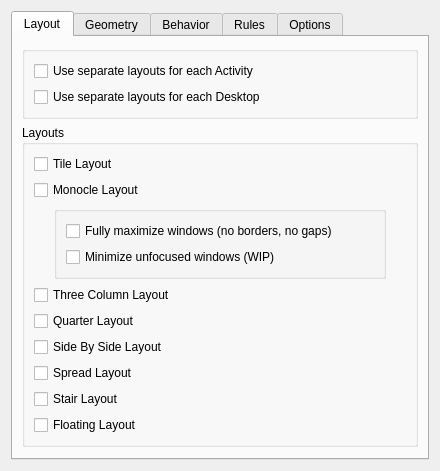
<?xml version="1.0" encoding="UTF-8"?>
<ui version="4.0">
 <class>KrohnkiteConfigForm</class>
 <widget class="QWidget" name="KrohnkiteConfigForm">
  <property name="geometry">
   <rect>
    <x>0</x>
    <y>0</y>
    <width>440</width>
    <height>450</height>
   </rect>
  </property>
  <property name="minimumSize">
   <size>
    <width>440</width>
    <height>0</height>
   </size>
  </property>
  <property name="windowTitle">
   <string>Form</string>
  </property>
  <layout class="QGridLayout" name="gridLayout">
   <item row="0" column="0">
    <widget class="QTabWidget" name="configTabs">
     <property name="currentIndex">
      <number>0</number>
     </property>
     <widget class="QWidget" name="layoutTab">
      <attribute name="title">
       <string>Layout</string>
      </attribute>
      <layout class="QVBoxLayout" name="verticalLayout_4">
       <item>
        <widget class="QGroupBox" name="groupBox_8">
         <property name="title">
          <string/>
         </property>
         <layout class="QVBoxLayout" name="verticalLayout_8">
          <item>
           <widget class="QCheckBox" name="kcfg_layoutPerActivity">
            <property name="toolTip">
             <string>Use different layouts for each activity. Can be combined with &quot;Use separate layout per Desktop&quot; option.</string>
            </property>
            <property name="text">
             <string>Use separate layouts for each Activity</string>
            </property>
           </widget>
          </item>
          <item>
           <widget class="QCheckBox" name="kcfg_layoutPerDesktop">
            <property name="toolTip">
             <string>Use different layouts for each virtual desktop. Can be combined with &quot;Use separate layout per Activity&quot; option.</string>
            </property>
            <property name="text">
             <string>Use separate layouts for each Desktop</string>
            </property>
           </widget>
          </item>
         </layout>
        </widget>
       </item>
       <item>
        <widget class="QGroupBox" name="groupBox_2">
         <property name="title">
          <string>Layouts</string>
         </property>
         <layout class="QVBoxLayout" name="verticalLayout_3">
          <item>
           <widget class="QCheckBox" name="kcfg_enableTileLayout">
            <property name="toolTip">
             <string>Enable Tile layout</string>
            </property>
            <property name="text">
             <string>Tile Layout</string>
            </property>
            <property name="tristate">
             <bool>false</bool>
            </property>
           </widget>
          </item>
          <item>
           <widget class="QCheckBox" name="kcfg_enableMonocleLayout">
            <property name="toolTip">
             <string>Enable Monocle layout</string>
            </property>
            <property name="text">
             <string>Monocle Layout</string>
            </property>
           </widget>
          </item>
          <item>
           <layout class="QVBoxLayout" name="monocleLayoutConfigLayout">
            <property name="leftMargin">
             <number>20</number>
            </property>
            <property name="rightMargin">
             <number>20</number>
            </property>
            <item>
             <widget class="QGroupBox" name="groupBox_10">
              <property name="title">
               <string/>
              </property>
              <layout class="QVBoxLayout" name="verticalLayout_10">
               <item>
                <widget class="QCheckBox" name="kcfg_monocleMaximize">
                 <property name="toolTip">
                  <string>All windows will be maximized in Monocle layout</string>
                 </property>
                 <property name="text">
                  <string>Fully maximize windows (no borders, no gaps)</string>
                 </property>
                </widget>
               </item>
               <item>
                <widget class="QCheckBox" name="kcfg_monocleMinimizeRest">
                 <property name="text">
                  <string>Minimize unfocused windows (WIP)</string>
                 </property>
                </widget>
               </item>
              </layout>
             </widget>
            </item>
           </layout>
          </item>
          <item>
           <widget class="QCheckBox" name="kcfg_enableThreeColumnLayout">
            <property name="toolTip">
             <string>Enable Three Column layout</string>
            </property>
            <property name="text">
             <string>Three Column Layout</string>
            </property>
           </widget>
          </item>
          <item>
           <widget class="QCheckBox" name="kcfg_enableQuarterLayout">
            <property name="toolTip">
             <string>Enable Quarter layout</string>
            </property>
            <property name="text">
             <string>Quarter Layout</string>
            </property>
           </widget>
          </item>
          <item>
           <widget class="QCheckBox" name="kcfg_enableSBSLayout">
            <property name="toolTip">
             <string>Enable Side By Side layout</string>
            </property>
            <property name="text">
             <string>Side By Side Layout</string>
            </property>
           </widget>
          </item>
          <item>
           <widget class="QCheckBox" name="kcfg_enableSpreadLayout">
            <property name="toolTip">
             <string>Enable Spread layout</string>
            </property>
            <property name="text">
             <string>Spread Layout</string>
            </property>
           </widget>
          </item>
          <item>
           <widget class="QCheckBox" name="kcfg_enableStairLayout">
            <property name="toolTip">
             <string>Enable Stair layout</string>
            </property>
            <property name="text">
             <string>Stair Layout</string>
            </property>
           </widget>
          </item>
          <item>
           <widget class="QCheckBox" name="kcfg_enableFloatingLayout">
            <property name="text">
             <string>Floating Layout</string>
            </property>
           </widget>
          </item>
         </layout>
        </widget>
       </item>
       <item>
        <spacer name="verticalSpacer_2">
         <property name="orientation">
          <enum>Qt::Vertical</enum>
         </property>
         <property name="sizeHint" stdset="0">
          <size>
           <width>20</width>
           <height>40</height>
          </size>
         </property>
        </spacer>
       </item>
      </layout>
     </widget>
     <widget class="QWidget" name="geometryTab">
      <attribute name="title">
       <string>Geometry</string>
      </attribute>
      <layout class="QVBoxLayout" name="verticalLayout_5">
       <item>
        <widget class="QGroupBox" name="groupBox">
         <property name="title">
          <string>Screen Gaps (pixels)</string>
         </property>
         <layout class="QGridLayout" name="gridLayout_3">
          <item row="2" column="3">
           <widget class="QSpinBox" name="kcfg_screenGapTop">
            <property name="maximum">
             <number>999</number>
            </property>
           </widget>
          </item>
          <item row="4" column="0">
           <widget class="QSpinBox" name="kcfg_screenGapLeft">
            <property name="maximum">
             <number>999</number>
            </property>
           </widget>
          </item>
          <item row="4" column="4">
           <widget class="QSpinBox" name="kcfg_screenGapRight">
            <property name="maximum">
             <number>999</number>
            </property>
           </widget>
          </item>
          <item row="0" column="3">
           <widget class="QLabel" name="screenGapTop">
            <property name="text">
             <string>Top</string>
            </property>
            <property name="alignment">
             <set>Qt::AlignCenter</set>
            </property>
           </widget>
          </item>
          <item row="6" column="3">
           <widget class="QSpinBox" name="kcfg_screenGapBottom">
            <property name="maximum">
             <number>999</number>
            </property>
           </widget>
          </item>
          <item row="5" column="3">
           <widget class="QLabel" name="screenGapBottom">
            <property name="text">
             <string>Bottom</string>
            </property>
            <property name="alignment">
             <set>Qt::AlignCenter</set>
            </property>
           </widget>
          </item>
          <item row="3" column="0">
           <widget class="QLabel" name="screenGapLeft">
            <property name="text">
             <string>Left</string>
            </property>
            <property name="alignment">
             <set>Qt::AlignCenter</set>
            </property>
           </widget>
          </item>
          <item row="3" column="4">
           <widget class="QLabel" name="screenGapRight">
            <property name="text">
             <string>Right</string>
            </property>
            <property name="alignment">
             <set>Qt::AlignCenter</set>
            </property>
           </widget>
          </item>
         </layout>
        </widget>
       </item>
       <item>
        <widget class="QGroupBox" name="groupBox_9">
         <property name="title">
          <string>Maximum Tile Width</string>
         </property>
         <layout class="QGridLayout" name="gridLayout_8">
          <item row="0" column="0">
           <widget class="QCheckBox" name="kcfg_limitTileWidth">
            <property name="text">
             <string>Limit the width of tiled windows</string>
            </property>
           </widget>
          </item>
          <item row="1" column="0">
           <layout class="QHBoxLayout" name="horizontalLayout_2">
            <item>
             <widget class="QLabel" name="limitTileWidthRatioLabel">
              <property name="sizePolicy">
               <sizepolicy hsizetype="Maximum" vsizetype="Preferred">
                <horstretch>0</horstretch>
                <verstretch>0</verstretch>
               </sizepolicy>
              </property>
              <property name="text">
               <string>Ratio of the max width to screen height </string>
              </property>
             </widget>
            </item>
            <item>
             <widget class="QDoubleSpinBox" name="kcfg_limitTileWidthRatio"/>
            </item>
           </layout>
          </item>
         </layout>
        </widget>
       </item>
       <item>
        <layout class="QHBoxLayout" name="horizontalLayout">
         <item>
          <widget class="QLabel" name="tileGapLabel">
           <property name="text">
            <string>Gaps between tiles (pixels)</string>
           </property>
          </widget>
         </item>
         <item>
          <widget class="QSpinBox" name="kcfg_tileLayoutGap">
           <property name="maximum">
            <number>9999</number>
           </property>
          </widget>
         </item>
        </layout>
       </item>
       <item>
        <spacer name="verticalSpacer">
         <property name="orientation">
          <enum>Qt::Vertical</enum>
         </property>
         <property name="sizeHint" stdset="0">
          <size>
           <width>20</width>
           <height>40</height>
          </size>
         </property>
        </spacer>
       </item>
      </layout>
     </widget>
     <widget class="QWidget" name="behaviorTab">
      <attribute name="title">
       <string>Behavior</string>
      </attribute>
      <layout class="QVBoxLayout" name="verticalLayout_6">
       <item>
        <widget class="QGroupBox" name="groupBox_4">
         <property name="title">
          <string>Layout Adjustment</string>
         </property>
         <layout class="QVBoxLayout" name="verticalLayout_7">
          <item>
           <widget class="QCheckBox" name="kcfg_adjustLayout">
            <property name="toolTip">
             <string>Resizing window will cause layout to be adjusted. The actual behaviour might differ based on layout in use.</string>
            </property>
            <property name="text">
             <string>Adjust layout by resizing windows</string>
            </property>
           </widget>
          </item>
          <item>
           <widget class="QCheckBox" name="kcfg_adjustLayoutLive">
            <property name="toolTip">
             <string>If enabled, resizing window will immediately adjust layout. If disabled, layout will be adjusted *after* window resizing is over.</string>
            </property>
            <property name="text">
             <string>Adjust layout in realtime as window is being resized</string>
            </property>
           </widget>
          </item>
         </layout>
        </widget>
       </item>
       <item>
        <widget class="QGroupBox" name="groupBox_3">
         <property name="font">
          <font>
           <weight>50</weight>
           <bold>false</bold>
          </font>
         </property>
         <property name="title">
          <string>Directional Keys Behaviors</string>
         </property>
         <layout class="QGridLayout" name="gridLayout_4">
          <item row="0" column="1">
           <widget class="QLabel" name="label_2">
            <property name="font">
             <font>
              <weight>50</weight>
              <italic>false</italic>
              <bold>false</bold>
              <underline>true</underline>
             </font>
            </property>
            <property name="text">
             <string>Up</string>
            </property>
            <property name="alignment">
             <set>Qt::AlignCenter</set>
            </property>
           </widget>
          </item>
          <item row="2" column="0">
           <widget class="QRadioButton" name="kcfg_directionalKeyFocus">
            <property name="sizePolicy">
             <sizepolicy hsizetype="Maximum" vsizetype="Fixed">
              <horstretch>0</horstretch>
              <verstretch>0</verstretch>
             </sizepolicy>
            </property>
            <property name="font">
             <font>
              <weight>75</weight>
              <bold>true</bold>
             </font>
            </property>
            <property name="text">
             <string>Directional</string>
            </property>
            <attribute name="buttonGroup">
             <string notr="true">directionalKeyButtonGroup</string>
            </attribute>
           </widget>
          </item>
          <item row="1" column="0">
           <widget class="QRadioButton" name="kcfg_directionalKeyDwm">
            <property name="sizePolicy">
             <sizepolicy hsizetype="Maximum" vsizetype="Fixed">
              <horstretch>0</horstretch>
              <verstretch>0</verstretch>
             </sizepolicy>
            </property>
            <property name="font">
             <font>
              <weight>75</weight>
              <bold>true</bold>
             </font>
            </property>
            <property name="text">
             <string>DWM style</string>
            </property>
            <attribute name="buttonGroup">
             <string notr="true">directionalKeyButtonGroup</string>
            </attribute>
           </widget>
          </item>
          <item row="0" column="3">
           <widget class="QLabel" name="label_4">
            <property name="font">
             <font>
              <weight>50</weight>
              <italic>false</italic>
              <bold>false</bold>
              <underline>true</underline>
             </font>
            </property>
            <property name="text">
             <string>Left</string>
            </property>
            <property name="alignment">
             <set>Qt::AlignCenter</set>
            </property>
           </widget>
          </item>
          <item row="1" column="1">
           <widget class="QLabel" name="label">
            <property name="text">
             <string>Focus Next</string>
            </property>
            <property name="alignment">
             <set>Qt::AlignCenter</set>
            </property>
           </widget>
          </item>
          <item row="0" column="2">
           <widget class="QLabel" name="label_3">
            <property name="font">
             <font>
              <weight>50</weight>
              <italic>false</italic>
              <bold>false</bold>
              <underline>true</underline>
             </font>
            </property>
            <property name="text">
             <string>Down</string>
            </property>
            <property name="alignment">
             <set>Qt::AlignCenter</set>
            </property>
           </widget>
          </item>
          <item row="0" column="4">
           <widget class="QLabel" name="label_5">
            <property name="font">
             <font>
              <weight>50</weight>
              <italic>false</italic>
              <bold>false</bold>
              <underline>true</underline>
             </font>
            </property>
            <property name="text">
             <string>Right</string>
            </property>
            <property name="alignment">
             <set>Qt::AlignCenter</set>
            </property>
           </widget>
          </item>
          <item row="1" column="2">
           <widget class="QLabel" name="label_6">
            <property name="text">
             <string>Focus Prev</string>
            </property>
            <property name="alignment">
             <set>Qt::AlignCenter</set>
            </property>
           </widget>
          </item>
          <item row="1" column="3">
           <widget class="QLabel" name="label_7">
            <property name="text">
             <string>Adjust Layout</string>
            </property>
            <property name="alignment">
             <set>Qt::AlignCenter</set>
            </property>
           </widget>
          </item>
          <item row="1" column="4">
           <widget class="QLabel" name="label_8">
            <property name="text">
             <string>Adjust Layout</string>
            </property>
            <property name="alignment">
             <set>Qt::AlignCenter</set>
            </property>
           </widget>
          </item>
          <item row="2" column="1">
           <widget class="QLabel" name="label_9">
            <property name="text">
             <string>Focus Up</string>
            </property>
            <property name="alignment">
             <set>Qt::AlignCenter</set>
            </property>
           </widget>
          </item>
          <item row="2" column="2">
           <widget class="QLabel" name="label_10">
            <property name="text">
             <string>Focus Down</string>
            </property>
            <property name="alignment">
             <set>Qt::AlignCenter</set>
            </property>
           </widget>
          </item>
          <item row="2" column="3">
           <widget class="QLabel" name="label_11">
            <property name="text">
             <string>Focus Left</string>
            </property>
            <property name="alignment">
             <set>Qt::AlignCenter</set>
            </property>
           </widget>
          </item>
          <item row="2" column="4">
           <widget class="QLabel" name="label_12">
            <property name="text">
             <string>Focus Right</string>
            </property>
            <property name="alignment">
             <set>Qt::AlignCenter</set>
            </property>
           </widget>
          </item>
         </layout>
        </widget>
       </item>
       <item>
        <spacer name="verticalSpacer_3">
         <property name="orientation">
          <enum>Qt::Vertical</enum>
         </property>
         <property name="sizeHint" stdset="0">
          <size>
           <width>20</width>
           <height>40</height>
          </size>
         </property>
        </spacer>
       </item>
      </layout>
     </widget>
     <widget class="QWidget" name="rulesTab">
      <attribute name="title">
       <string>Rules</string>
      </attribute>
      <layout class="QVBoxLayout" name="verticalLayout_2">
       <item>
        <widget class="QGroupBox" name="groupBox_5">
         <property name="title">
          <string>Ignore Windows</string>
         </property>
         <layout class="QGridLayout" name="gridLayout_5">
          <item row="1" column="0">
           <widget class="QLabel" name="ignoreTitleLabel">
            <property name="text">
             <string>By Title</string>
            </property>
           </widget>
          </item>
          <item row="0" column="0">
           <widget class="QLabel" name="ignoreClassLabel">
            <property name="text">
             <string>By Class</string>
            </property>
           </widget>
          </item>
          <item row="0" column="1">
           <widget class="QLineEdit" name="kcfg_ignoreClass">
            <property name="toolTip">
             <string>Comma-separated list of window classes. Matching windows will not be tiled.</string>
            </property>
           </widget>
          </item>
          <item row="1" column="1">
           <widget class="QLineEdit" name="kcfg_ignoreTitle">
            <property name="toolTip">
             <string>Comma-separated list of keywords(or substrings). Any windows with matching title will not be tiled.</string>
            </property>
           </widget>
          </item>
          <item row="2" column="0">
           <widget class="QLabel" name="ignoreRoleLabel">
            <property name="text">
             <string>By Role</string>
            </property>
           </widget>
          </item>
          <item row="2" column="1">
           <widget class="QLineEdit" name="kcfg_ignoreRole"/>
          </item>
         </layout>
        </widget>
       </item>
       <item>
        <widget class="QGroupBox" name="groupBox_6">
         <property name="title">
          <string>Float Windows</string>
         </property>
         <layout class="QGridLayout" name="gridLayout_6">
          <item row="0" column="0">
           <widget class="QLabel" name="floatingClassLabel">
            <property name="text">
             <string>By Class</string>
            </property>
           </widget>
          </item>
          <item row="0" column="1">
           <widget class="QLineEdit" name="kcfg_floatingClass">
            <property name="toolTip">
             <string>Comma-separated list of window classes. Matching windows will become float automatically.</string>
            </property>
           </widget>
          </item>
          <item row="1" column="0">
           <widget class="QLabel" name="floatingTitleLabel">
            <property name="text">
             <string>By Title</string>
            </property>
           </widget>
          </item>
          <item row="1" column="1">
           <widget class="QLineEdit" name="kcfg_floatingTitle">
            <property name="toolTip">
             <string>Comma-separated list of keywords(or substrings). Any windows with matching title will become float automatically</string>
            </property>
           </widget>
          </item>
          <item row="2" column="1">
           <widget class="QCheckBox" name="kcfg_floatUtility">
            <property name="toolTip">
             <string>This is mainly for debugging purpose, but can also be used to meet some specific requirements.</string>
            </property>
            <property name="text">
             <string>Float utility windows
(applies to window type Dialog, Splash, Utility)</string>
            </property>
            <property name="checked">
             <bool>true</bool>
            </property>
           </widget>
          </item>
         </layout>
        </widget>
       </item>
       <item>
        <widget class="QGroupBox" name="groupBox_7">
         <property name="title">
          <string>Disable Tiling</string>
         </property>
         <layout class="QGridLayout" name="gridLayout_7">
          <item row="0" column="1">
           <widget class="QLineEdit" name="kcfg_ignoreActivity">
            <property name="toolTip">
             <string>Comma-separated list of activity names. Windows in corresponding activities will not be tiled.</string>
            </property>
           </widget>
          </item>
          <item row="0" column="0">
           <widget class="QLabel" name="ignoreActivityLabel">
            <property name="text">
             <string>On Activity (name)</string>
            </property>
           </widget>
          </item>
          <item row="1" column="0">
           <widget class="QLabel" name="ignoreScreenLabel">
            <property name="text">
             <string>On Screen (number)</string>
            </property>
           </widget>
          </item>
          <item row="1" column="1">
           <widget class="QLineEdit" name="kcfg_ignoreScreen">
            <property name="toolTip">
             <string>Comma-separated list of screen numbers. Windows in corresponding screens will not be tiled.</string>
            </property>
           </widget>
          </item>
         </layout>
        </widget>
       </item>
       <item>
        <spacer name="verticalSpacer_4">
         <property name="orientation">
          <enum>Qt::Vertical</enum>
         </property>
         <property name="sizeHint" stdset="0">
          <size>
           <width>20</width>
           <height>40</height>
          </size>
         </property>
        </spacer>
       </item>
      </layout>
     </widget>
     <widget class="QWidget" name="optionsTab">
      <attribute name="title">
       <string>Options</string>
      </attribute>
      <layout class="QVBoxLayout" name="verticalLayout">
       <item>
        <widget class="QCheckBox" name="kcfg_maximizeSoleTile">
         <property name="toolTip">
          <string>&lt;p&gt;If there's only one window to be tiled, the window will be maximized with its borders removed to maximize usable screen space.&lt;/p&gt;&lt;p&gt;When using this option it's advisable to enable the &amp;quot;Allow resizing maximized windows from window edges&amp;quot; in &amp;quot;Breeze Window Decoration&amp;quot; settings, as this will often leave windows maximized, preventing borders from returning when windows are no longer sole otherwise.&lt;/p&gt;</string>
         </property>
         <property name="text">
          <string>Maximize the sole window</string>
         </property>
        </widget>
       </item>
       <item>
        <widget class="QCheckBox" name="kcfg_noTileBorder">
         <property name="toolTip">
          <string>All tiled windows will have no borders. Borders will be added back if window become float.</string>
         </property>
         <property name="text">
          <string>Remove borders of tiled windows</string>
         </property>
        </widget>
       </item>
       <item>
        <widget class="QCheckBox" name="kcfg_keepFloatAbove">
         <property name="text">
          <string>Keep floating windows above tiled windows</string>
         </property>
        </widget>
       </item>
       <item>
        <widget class="QCheckBox" name="kcfg_preventMinimize">
         <property name="text">
          <string>Prevent windows from minimizing (experimental)</string>
         </property>
        </widget>
       </item>
       <item>
        <widget class="QCheckBox" name="kcfg_preventProtrusion">
         <property name="text">
          <string>Prevent window from protruding from its screen</string>
         </property>
        </widget>
       </item>
       <item>
        <widget class="QCheckBox" name="kcfg_pollMouseXdotool">
         <property name="toolTip">
          <string>&lt;html&gt;&lt;head/&gt;&lt;body&gt;&lt;p&gt;If enabled, actual mouse position will be used for certain operations. (e.g. swapping tile by dragging)&lt;/p&gt;&lt;p&gt;To use this feature, user &lt;span style=&quot; text-decoration: underline;&quot;&gt;MUST make sure &lt;/span&gt;&lt;span style=&quot; font-weight:600; font-style:italic; text-decoration: underline;&quot;&gt;xdotool &lt;/span&gt;&lt;span style=&quot; text-decoration: underline;&quot;&gt;is installed&lt;/span&gt; on the system.&lt;/p&gt;&lt;/body&gt;&lt;/html&gt;</string>
         </property>
         <property name="text">
          <string>Get actual mouse position using xdotool while resizing (HACK)</string>
         </property>
        </widget>
       </item>
       <item>
        <spacer name="debugSpacer">
         <property name="orientation">
          <enum>Qt::Vertical</enum>
         </property>
         <property name="sizeType">
          <enum>QSizePolicy::Maximum</enum>
         </property>
         <property name="sizeHint" stdset="0">
          <size>
           <width>20</width>
           <height>10</height>
          </size>
         </property>
        </spacer>
       </item>
       <item>
        <widget class="QCheckBox" name="kcfg_debug">
         <property name="toolTip">
          <string>Use this option to debug the script or submit detailed bug report.</string>
         </property>
         <property name="text">
          <string>Print debug messages
(must run KWin from terminal)</string>
         </property>
        </widget>
       </item>
       <item>
        <spacer name="verticalSpacer_5">
         <property name="orientation">
          <enum>Qt::Vertical</enum>
         </property>
         <property name="sizeHint" stdset="0">
          <size>
           <width>20</width>
           <height>40</height>
          </size>
         </property>
        </spacer>
       </item>
      </layout>
     </widget>
    </widget>
   </item>
  </layout>
 </widget>
 <resources/>
 <connections/>
 <buttongroups>
  <buttongroup name="directionalKeyButtonGroup"/>
 </buttongroups>
</ui>
